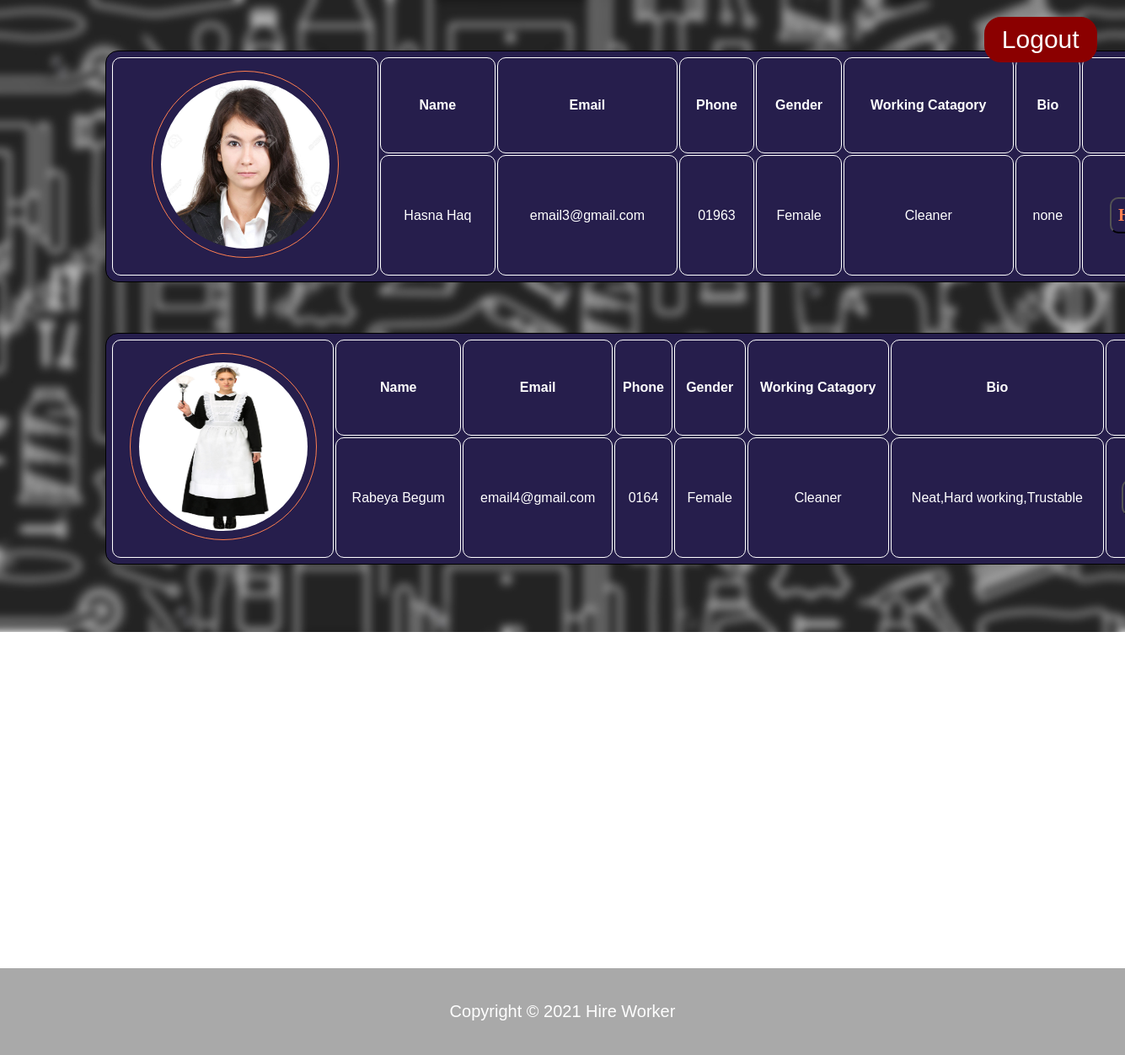
/pages/AfterLogin/CustomerInterface/Cleaners.php (signed in), run on the app's committed database.
### tables this page shows
CREATE TABLE `worker` (
  `UserID` varchar(20) NOT NULL,
  `Password` varchar(100) NOT NULL,
  `First Name` varchar(25) NOT NULL,
  `Last Name` varchar(25) NOT NULL,
  `Email` varchar(30) NOT NULL,
  `Phone` varchar(25) NOT NULL,
  `Gender` varchar(20) NOT NULL,
  `WorkingCatagory` varchar(20) NOT NULL
);

CREATE TABLE `images` (
  `UserID` varchar(20) NOT NULL,
  `WorkingCatagory` varchar(20) NOT NULL,
  `image` varchar(200) NOT NULL,
  `text` text NOT NULL
);

### pages/AfterLogin/CustomerInterface/Cleaners.php (the view, shortened to what this page needs)
<?php
require_once'checkfunction.php';
require_once 'connection.php';
if (!$connection){
die('Connect Error:'. mysqli_connect_error());
}
else{
    if(isset($_SESSION['id'])){
    $sql="Select * from worker w, images e where w.UserID = e.UserID AND w.WorkingCatagory like '%Cleaner%'" ;
    $result=mysqli_query($connection,$sql);
    }
}
?>
<!DOCTYPE html>
<html>
    <head>
        <head>
    <link rel="stylesheet" type="text/css" href="../../../css/Style.css">
</head>
    </head>
<body style="background: url(../../../images/Catback.jpg); background-repeat: no-repeat; background-size: 100%; background-attachment: fixed; " >
    <?php
        while($rows=mysqli_fetch_array($result))
        {
    ?>
         <table class="table">
        <tr>
            <th rowspan="2"><?php echo "<img src='../../Signups/{$rows['image']}' id= 'profilepic'/>" ?></td>
            <th> Name </th>
            <th> Email </th>
            <th> Phone </th>
            <th> Gender </th>
            <th> Working Catagory </th>
            <th> Bio</th>
            <th> Contact </th>
        </tr>
            <tr>
                <td><?php echo $rows['First Name'],' ',$rows['Last Name'] ?> </td>
                <td><?php echo $rows['Email']; ?></td>
                <td><?php echo $rows['Phone']; ?></td>
                <td ><?php echo $rows['Gender']; ?></td>
                <td><?php echo $rows['WorkingCatagory']; ?></td>
                <td><?php echo $rows['text']; ?></td>
                <td><a href="#popup1"><button class="buttoncontact">Hire Now</button></a></td>
            </tr>
           </table>
    <?php
    }
    ?>
<a href="../../Logins/logout.php"text-decoration: none" ><button class="buttoncat" type="logout">Logout</button></a><br>
    <footer id="catfooter" >
    <p>Copyright &copy; 2021 Hire Worker</p>
    </footer>
</body>
</html>

### css/Style.css (style rules this page uses)
body { color: black; font-family: courier; margin : 0; }
body { margin: 0; padding: 0; background: url("../../images/admin.png"); background-size: cover; background-repeat: no-repeat; background: rgba(0,0,0,0.7); font-family: sans-serif; }
#catfooter { background: darkgrey; color:white; position: relative; text-align: center; font-size: 20px; padding:20px; margin-top:34.5%; }
.table { position: relative; margin-top: 60px; top: 5%; left:125px; padding: 5px; text-align: center; background: rgb(38, 30, 76); color: white; border: 1px solid black; border-radius: 15px; width:100%; line-height:40px; }
.table th { text-align:center; padding: 5px; border: 1px solid white; border-radius: 10px; }
.table td { text-align:center; padding: 10px; border: 1px solid white; border-radius: 10px; }
#profilepic { height: 200px; width: 200px; border: 1px solid coral; padding: 10px; margin-top: 10px; border-radius: 50%; }
.buttoncontact { font-family: cursive; font-size: 20px; background: transparent; color:white; font-weight: bold; padding:8px; text-align: center; position: relative; color:coral; border-radius: 10px; transition: 0.8s; overflow: hidden; }
.buttoncat { position:fixed; top:20px; left:80%; padding:8px; width:10%; font-size:30px; background-color:darkred; color:white; border:2px darkred solid; margin-left: 100px; border-radius: 20px; font-family: sans-serif; cursor: pointer; transition: background-color 1s ease 0s; }

### data on the page
worker: images.image (picture), First Name "Hasna", Last Name "Haq", Email "email3@gmail.com", Phone "01963", Gender "Female", images.WorkingCatagory "Cleaner", images.text "none"
worker: images.image (picture), First Name "Rabeya", Last Name "Begum", Email "email4@gmail.com", Phone "0164", Gender "Female", images.WorkingCatagory "Cleaner", images.text "Neat,Hard working,Trustable"
